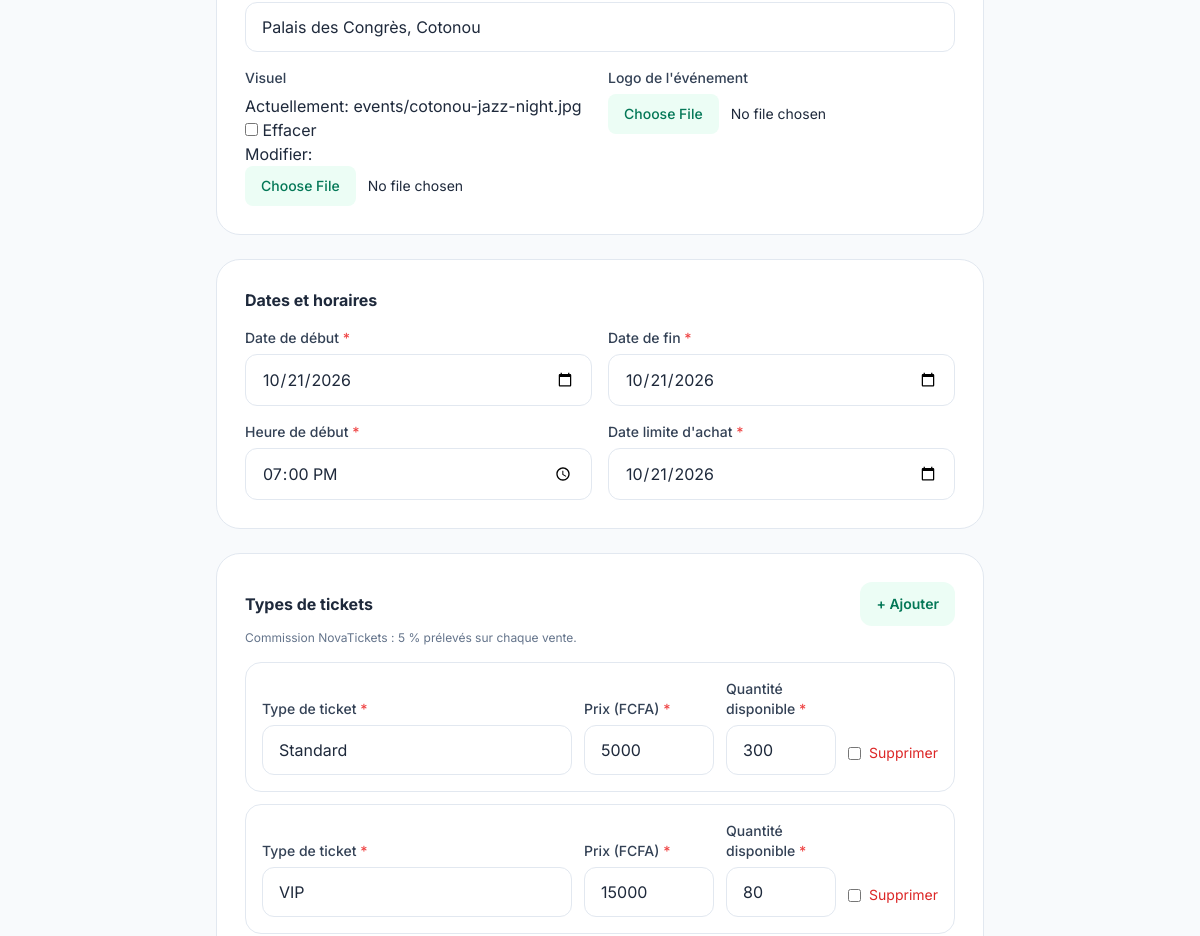
Page /evenements/1/modifier/ (signed in, middle part) on the earlier database version.
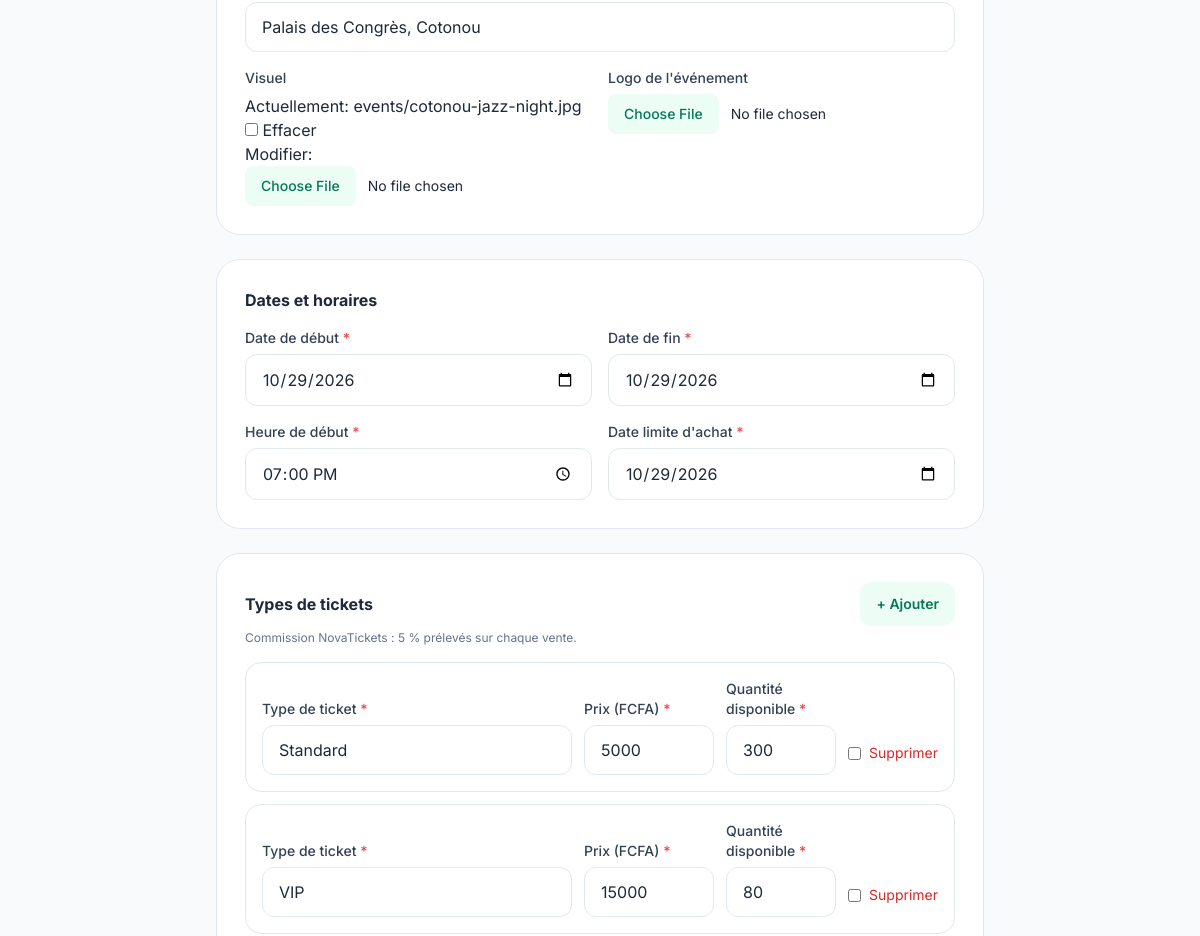
Same page on the later database version.
### events/models.py (models this page shows, shortened)
class Event(models.Model):
    DRAFT = "draft"
    PUBLISHED = "published"
    STATUSES = [(DRAFT, "Brouillon"), (PUBLISHED, "Publié")]
    organizer = models.ForeignKey(settings.AUTH_USER_MODEL, on_delete=models.CASCADE, related_name="events")
    name = models.CharField("Nom de l'événement", max_length=200)
    slug = models.SlugField(max_length=220, unique=True, blank=True)
    description = models.TextField(blank=True)
    location = models.CharField("Lieu", max_length=200, blank=True)
    banner = models.ImageField("Visuel", upload_to="events/", blank=True, null=True)
    logo = models.ImageField("Logo de l'événement", upload_to="event_logos/", blank=True, null=True)
    start_date = models.DateField("Date de début")
    end_date = models.DateField("Date de fin")
    start_time = models.TimeField("Heure de début")
    sales_deadline = models.DateField("Date limite d'achat")
    status = models.CharField(max_length=12, choices=STATUSES, default=DRAFT)
    created_at = models.DateTimeField(auto_now_add=True)
    class Meta:
        ordering = ["start_date", "start_time"]

### events/views.py (the view)
    @login_required
    def wrapper(request, *a, **kw):
        if not request.user.is_organisateur:
            raise PermissionDenied
        return view(request, *a, **kw)

### events/forms.py (shortened to what this page needs)
class EventForm(forms.ModelForm):
    class Meta:
        model = Event
        fields = ["name", "description", "location", "banner", "logo", "start_date", "end_date", "start_time", "sales_deadline"]
        widgets = {
            "description": forms.Textarea(attrs={"rows": 4}),
            "start_date": forms.DateInput(attrs={"type": "date"}, format="%Y-%m-%d"),
            "end_date": forms.DateInput(attrs={"type": "date"}, format="%Y-%m-%d"),
            "sales_deadline": forms.DateInput(attrs={"type": "date"}, format="%Y-%m-%d"),
            "start_time": forms.TimeInput(attrs={"type": "time"}, format="%H:%M"),
        }
    def __init__(self, *a, **kw):
        super().__init__(*a, **kw)
        for f in self.fields.values():
            if isinstance(f.widget, forms.FileInput):
                f.widget.attrs.update({
                    "class": "block w-full text-sm file:mr-3 file:rounded-lg file:border-0 file:bg-emerald-50 file:px-4 file:py-2.5 file:text-emerald-700 file:font-medium",
                    "accept": "image/*",
                })
            else:
                f.widget.attrs["class"] = INPUT

### templates/events/form.html (shortened to what this page needs)
{% extends "base.html" %}
{% block content %}
<div class="mx-auto max-w-3xl">
  <form method="post" enctype="multipart/form-data" class="mt-6 space-y-6">{% csrf_token %}
    <section class="grid gap-4 md:grid-cols-2 rounded-3xl bg-white border border-slate-200 p-5 md:p-7">
      <div class="md:col-span-2">{% with field=form.location %}{% include "partials/field.html" %}{% endwith %}</div>
      {% with field=form.banner %}{% include "partials/field.html" %}{% endwith %}
      {% with field=form.logo %}{% include "partials/field.html" %}{% endwith %}
    </section>
    <section class="grid gap-4 sm:grid-cols-2 rounded-3xl bg-white border border-slate-200 p-5 md:p-7">
      <h2 class="sm:col-span-2 font-bold">Dates et horaires</h2>
      {% with field=form.start_date %}{% include "partials/field.html" %}{% endwith %}
      {% with field=form.end_date %}{% include "partials/field.html" %}{% endwith %}
      {% with field=form.start_time %}{% include "partials/field.html" %}{% endwith %}
      {% with field=form.sales_deadline %}{% include "partials/field.html" %}{% endwith %}
    </section>
    <section class="rounded-3xl bg-white border border-slate-200 p-5 md:p-7">
      <div class="flex items-center justify-between">
        <h2 class="font-bold">Types de tickets</h2>
        <button type="button" id="add-ticket" class="tap rounded-xl bg-emerald-50 px-4 text-sm font-semibold text-emerald-700">+ Ajouter</button>
      </div>
      <p class="text-xs text-slate-500 mt-1">Commission NovaTickets : {{ COMMISSION_PERCENT }} % prélevés sur chaque vente.</p>
      <div id="ticket-forms" class="mt-4 space-y-3">
        {% for tf in formset %}
        <div class="ticket-row grid gap-3 rounded-2xl border border-slate-200 p-4 sm:grid-cols-[1fr_130px_110px_auto] sm:items-end">
          {% with field=tf.name %}{% include "partials/field.html" %}{% endwith %}
          {% with field=tf.price %}{% include "partials/field.html" %}{% endwith %}
          {% with field=tf.stock %}{% include "partials/field.html" %}{% endwith %}
          <div class="flex items-center">
            {% if tf.instance.pk %}<label class="flex items-center gap-2 text-sm text-red-600 tap">{{ tf.DELETE }} Supprimer</label>
            {% else %}<button type="button" class="remove-ticket tap text-sm text-red-600">Retirer</button>{% endif %}
          </div>
        </div>
        {% endfor %}
      </div>
    </section>
  </form>
</div>
{% endblock %}

### templates/partials/field.html (shortened to what this page needs)
<div>
  <label for="{{ field.id_for_label }}" class="block text-sm font-medium text-slate-700 mb-1.5">{{ field.label }}{% if field.field.required %} <span class="text-red-500">*</span>{% endif %}</label>
  {{ field }}
</div>

Differences in the rows shown:
changed Event "Palais des Congrès, Cotonou": start_date "10/21/2026" → "10/29/2026"; end_date "10/21/2026" → "10/29/2026"; sales_deadline "10/21/2026" → "10/29/2026"
